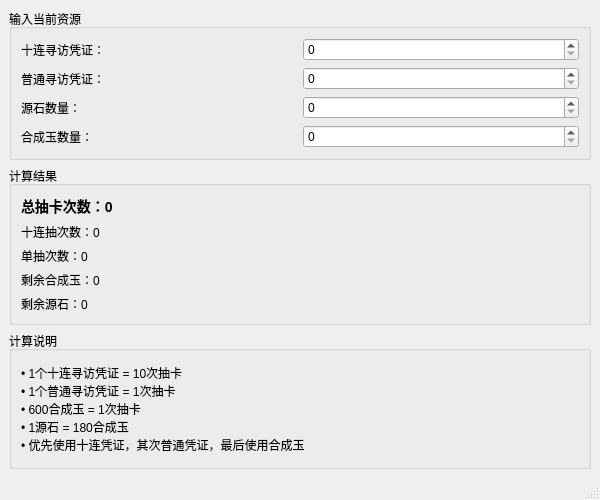
<?xml version="1.0" encoding="UTF-8"?>
<ui version="4.0">
 <class>MainWindow</class>
 <widget class="QMainWindow" name="MainWindow">
  <property name="geometry">
   <rect>
    <x>0</x>
    <y>0</y>
    <width>600</width>
    <height>500</height>
   </rect>
  </property>
  <property name="windowTitle">
   <string>明日方舟抽卡计算器</string>
  </property>
  <widget class="QWidget" name="centralwidget">
   <layout class="QVBoxLayout" name="verticalLayout">
    <item>
     <widget class="QGroupBox" name="groupBox_input">
      <property name="title">
       <string>输入当前资源</string>
      </property>
      <layout class="QGridLayout" name="gridLayout">
       <item row="0" column="0">
        <widget class="QLabel" name="label_ten_ticket">
         <property name="text">
          <string>十连寻访凭证：</string>
         </property>
        </widget>
       </item>
       <item row="0" column="1">
        <widget class="QSpinBox" name="spinBox_ten_ticket">
         <property name="minimum">
          <number>0</number>
         </property>
         <property name="maximum">
          <number>999</number>
         </property>
        </widget>
       </item>
       <item row="1" column="0">
        <widget class="QLabel" name="label_normal_ticket">
         <property name="text">
          <string>普通寻访凭证：</string>
         </property>
        </widget>
       </item>
       <item row="1" column="1">
        <widget class="QSpinBox" name="spinBox_normal_ticket">
         <property name="minimum">
          <number>0</number>
         </property>
         <property name="maximum">
          <number>999</number>
         </property>
        </widget>
       </item>
       <item row="2" column="0">
        <widget class="QLabel" name="label_originium">
         <property name="text">
          <string>源石数量：</string>
         </property>
        </widget>
       </item>
       <item row="2" column="1">
        <widget class="QSpinBox" name="spinBox_originium">
         <property name="minimum">
          <number>0</number>
         </property>
         <property name="maximum">
          <number>99999</number>
         </property>
        </widget>
       </item>
       <item row="3" column="0">
        <widget class="QLabel" name="label_orundum">
         <property name="text">
          <string>合成玉数量：</string>
         </property>
        </widget>
       </item>
       <item row="3" column="1">
        <widget class="QSpinBox" name="spinBox_orundum">
         <property name="minimum">
          <number>0</number>
         </property>
         <property name="maximum">
          <number>999999</number>
         </property>
         <property name="singleStep">
          <number>10</number>
         </property>
        </widget>
       </item>
      </layout>
     </widget>
    </item>
    <item>
     <widget class="QGroupBox" name="groupBox_calculation">
      <property name="title">
       <string>计算结果</string>
      </property>
      <layout class="QVBoxLayout" name="verticalLayout_2">
       <item>
        <widget class="QLabel" name="label_total_pulls">
         <property name="text">
          <string>总抽卡次数：0</string>
         </property>
         <property name="styleSheet">
          <string>font-size: 14px; font-weight: bold;</string>
         </property>
        </widget>
       </item>
       <item>
        <widget class="QLabel" name="label_ten_pulls">
         <property name="text">
          <string>十连抽次数：0</string>
         </property>
        </widget>
       </item>
       <item>
        <widget class="QLabel" name="label_single_pulls">
         <property name="text">
          <string>单抽次数：0</string>
         </property>
        </widget>
       </item>
       <item>
        <widget class="QLabel" name="label_remaining_orundum">
         <property name="text">
          <string>剩余合成玉：0</string>
         </property>
        </widget>
       </item>
       <item>
        <widget class="QLabel" name="label_remaining_originium">
         <property name="text">
          <string>剩余源石：0</string>
         </property>
        </widget>
       </item>
      </layout>
     </widget>
    </item>
    <item>
     <widget class="QGroupBox" name="groupBox_info">
      <property name="title">
       <string>计算说明</string>
      </property>
      <layout class="QVBoxLayout" name="verticalLayout_3">
       <item>
        <widget class="QLabel" name="label_info">
         <property name="text">
          <string>• 1个十连寻访凭证 = 10次抽卡
• 1个普通寻访凭证 = 1次抽卡
• 600合成玉 = 1次抽卡
• 1源石 = 180合成玉
• 优先使用十连凭证，其次普通凭证，最后使用合成玉</string>
         </property>
         <property name="wordWrap">
          <bool>true</bool>
         </property>
        </widget>
       </item>
      </layout>
     </widget>
    </item>
   </layout>
  </widget>
  <widget class="QMenuBar" name="menubar">
   <property name="geometry">
    <rect>
     <x>0</x>
     <y>0</y>
     <width>600</width>
     <height>21</height>
    </rect>
   </property>
  </widget>
  <widget class="QStatusBar" name="statusbar"/>
 </widget>
 <resources/>
 <connections/>
</ui>
